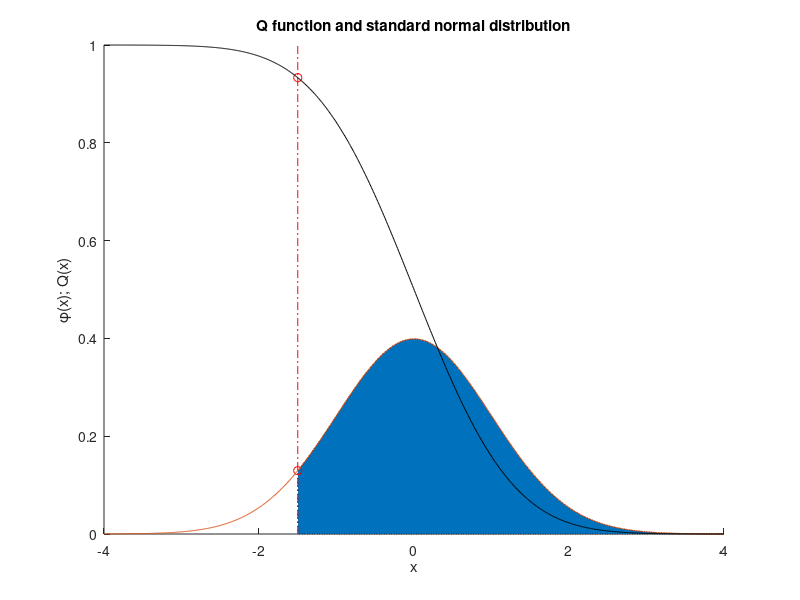

The MATLAB script that drew this image:
clf
clear all
pkg load signal

x = linspace(-4, 4, 1000);
val = -1.5;
[~,val_pos] = min(abs(x - val));

pdf = normpdf(x);
q = qfunc(x);


figure(1)
hold on;

area(x(val_pos:end), pdf(val_pos:end), 'LineStyle', ':')
plot(val, normpdf(val), 'ro')
plot(val, qfunc(val), 'ro')
plot([val val], [0 1], '-.r')
plot(x, pdf)
plot(x, q, '-k');

title('Q function and standard normal distribution');
xlabel('x');
ylabel('{\phi(x); Q(x)}');



